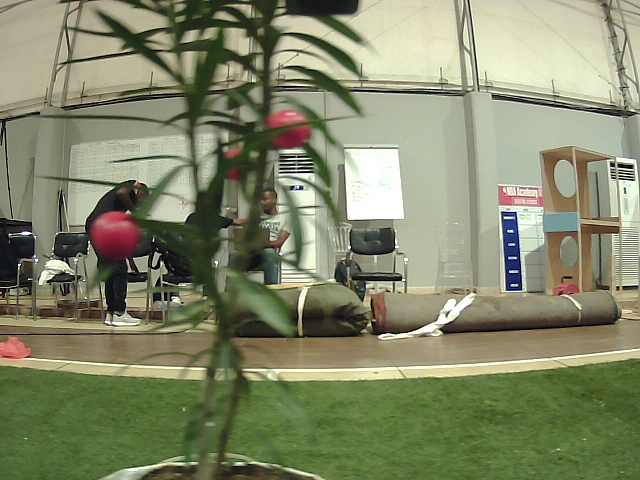
#> input picture notebooks/imagens/right_image_149.png, 640 x 480 px
$ jupyter execute ye_detection.ipynb
#> lines starting #> are read from the running program, lines starting #| are printed output that depends on the picture; after the words box and inside, x2 and y2 are one past the last pixel; in counts of white or black regions, pixels touching at a corner belong together
[cell 1]
import numpy as np
import cv2

[cell 2]
#image = cv2.imread('./imagens/left_image_150.png')
image = cv2.imread('./imagens/right_image_149.png')
#> image is the input picture: shape (480, 640, 3); mean B, G, R 105.6, 135.6, 130.9
if image is None:
    print("Erro ao carregar a imagem.")

[cell 3]
# # Definir a altura limite para a máscara
# height_limit = 200# Ajuste conforme necessário

# # Criar uma máscara do mesmo tamanho que a imagem
# mask = np.zeros(image.shape[:2], dtype=np.uint8)

# # Preencher a parte inferior da máscara com branco (1)
# mask[height_limit:, :] = 255

# # Aplicar a máscara na imagem para a detecção
# # Usando a máscara para limitar a área de detecção
# image_masked = cv2.bitwise_and(image, image, mask=mask)

[cell 4]
hsv_image = cv2.cvtColor(image, cv2.COLOR_BGR2HSV)
#> hsv_image: shape (480, 640, 3); mean H, S, V 38.2, 73.3, 139.4

[cell 5]
# [15 lines of commented-out code are left out]

[cell 6]
#filter left camera


# lower_red1 = np.array([0, 100, 100])
# upper_red1 = np.array([10, 255, 255])
# mask1 = cv2.inRange(hsv_image, lower_red1, upper_red1)

lower_red2 = np.array([160, 100, 100])
upper_red2 = np.array([180, 255, 255])
mask2 = cv2.inRange(hsv_image, lower_red2, upper_red2)
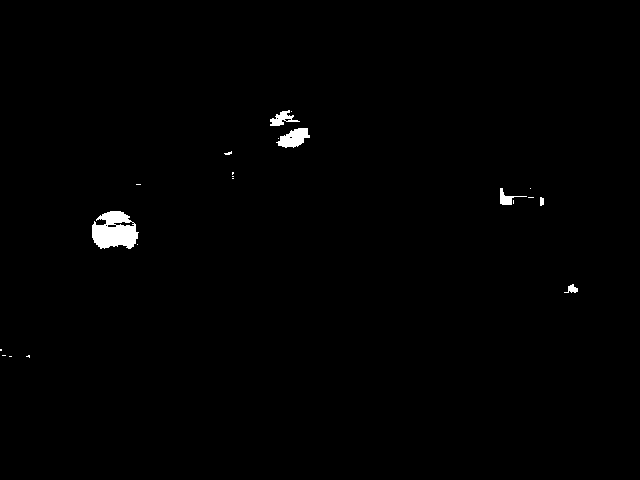
#> mask2: shape (480, 640); 0.72% white; 21 white regions (15 under 20 px), largest, box (x1, y1, x2, y2) and area: (92, 211, 139, 249) 1261, (276, 128, 310, 148) 411, (270, 110, 300, 126) 218, (500, 188, 527, 205) 152, (564, 284, 578, 293) 67, (540, 197, 544, 206) 32

lower_red3 = np.array([170, 50, 30])
upper_red3 = np.array([180, 255, 255])
mask3 = cv2.inRange(hsv_image, lower_red3, upper_red3)
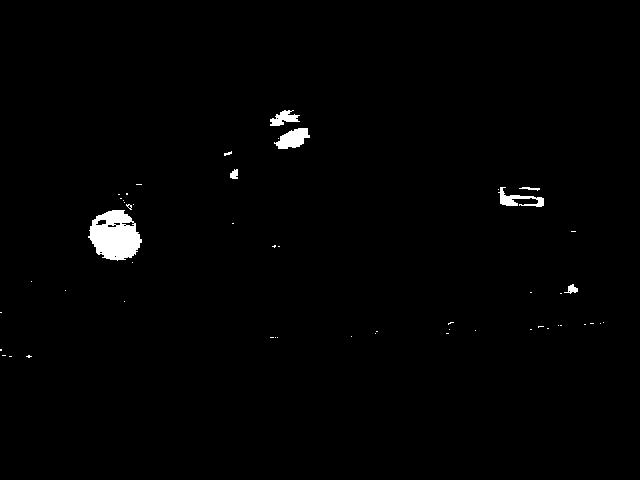
#> mask3: shape (480, 640); 1.1% white; 52 white regions (44 under 20 px), largest, box (x1, y1, x2, y2) and area: (88, 210, 142, 261) 1896, (274, 128, 310, 149) 465, (498, 187, 544, 207) 355

mask =  mask2 | mask3

[cell 7]
kernel = np.ones((7, 7), np.uint8)
mask = cv2.morphologyEx(mask, cv2.MORPH_OPEN, kernel)
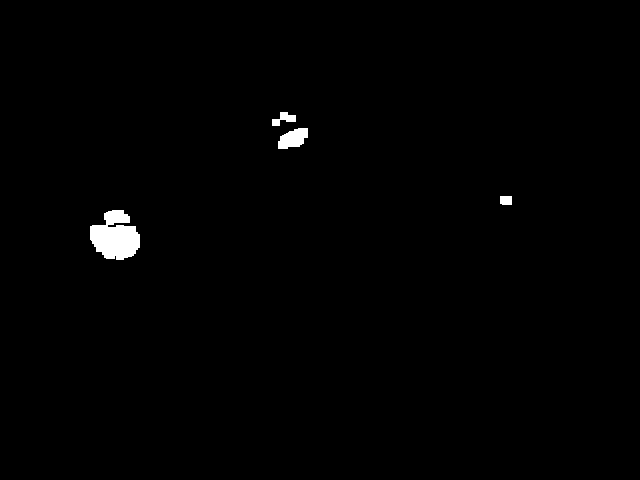
#> mask: shape (480, 640); 0.8% white; 4 white regions, box (x1, y1, x2, y2) and area: (90, 210, 140, 260) 1738, (278, 128, 308, 149) 443, (272, 112, 296, 126) 180, (500, 196, 512, 205) 106

[cell 8]
blurred = cv2.GaussianBlur(mask, (9, 9), 10)

[cell 9]
# Detectar círculos usando a Transformada de Hough
circles = cv2.HoughCircles(blurred, cv2.HOUGH_GRADIENT, dp=1, minDist=20,
                            param1=100, param2=20, minRadius=10, maxRadius=50)
#> circles = [[116.5, 233.5, 25.7]]

[cell 10]
rects = []

if circles is not None:
    circles = np.uint16(np.around(circles))
#> circles = [[116, 234, 26]]
    for i in circles[0, :]:
        start_x, start_y = i[0] - i[2], i[1] - i[2]
        end_x, end_y = start_x + 2 * i[2], start_y + 2 * i[2]
        cv2.rectangle(image, (start_x, start_y), (end_x, end_y), (0, 255, 0), 2)
        rects.append(np.array((start_x, start_y, end_x, end_y), dtype="int"))
#> this loop made 1 pass
#> (i, start_x, start_y, end_x, end_y) on pass 1: ([116, 234, 26], 90, 208, 142, 260)
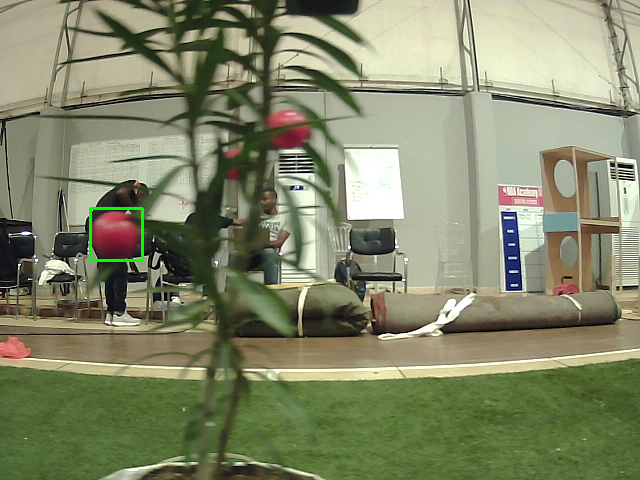
#> image: shape (480, 640, 3); 0.2% of pixels changed, all inside (x1, y1, x2, y2) = (89, 207, 144, 262)
#> after the loop, rects = [[90, 208, 142, 260]]

$ run again, with notebooks/imagens/left_image_150.png copied over notebooks/imagens/right_image_149.png
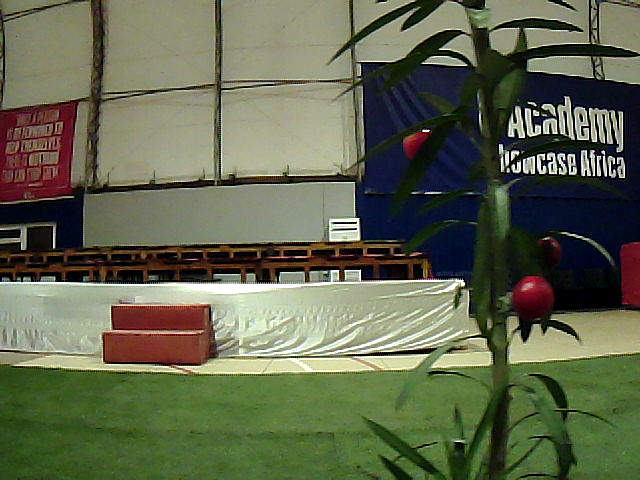
#> input picture notebooks/imagens/left_image_150.png, 640 x 480 px
#> image is the input picture: shape (480, 640, 3); mean B, G, R 77.5, 101.7, 96.5
#> hsv_image: shape (480, 640, 3); mean H, S, V 48.7, 105.8, 108.6
#> `mask2 = cv2.inRange(hsv_image, lower_red2, upper_red2)`:
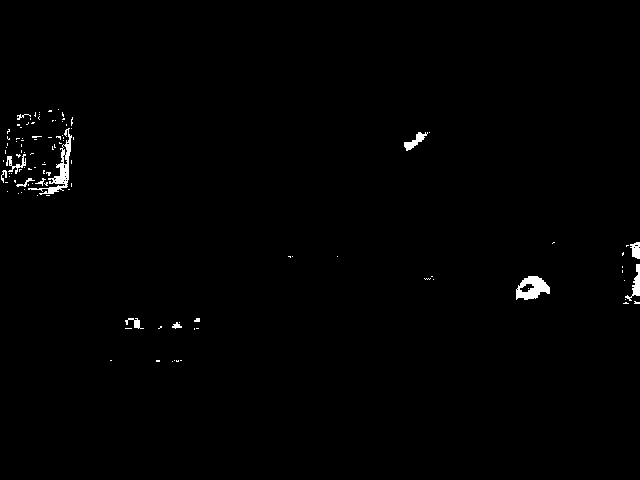
#> mask2: shape (480, 640); 0.76% white; 111 white regions (98 under 20 px), largest, box (x1, y1, x2, y2) and area: (28, 128, 72, 195) 580, (516, 276, 550, 300) 503, (625, 264, 640, 301) 192
#> mask3: shape (480, 640); 2.3% white; 117 white regions (101 under 20 px), largest, box (x1, y1, x2, y2) and area: (0, 102, 80, 202) 3402, (512, 276, 555, 320) 1325, (620, 242, 640, 308) 1096
#> `mask = cv2.morphologyEx(mask, cv2.MORPH_OPEN, kernel)`:
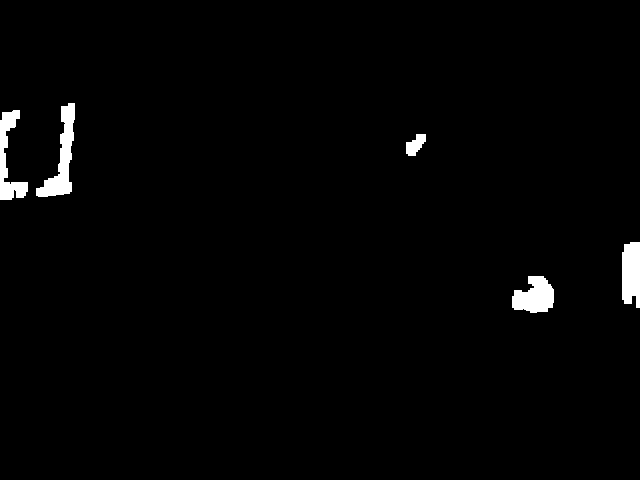
#> mask: shape (480, 640); 1.6% white; 5 white regions, box (x1, y1, x2, y2) and area: (36, 103, 75, 197) 1398, (512, 276, 554, 313) 1110, (0, 110, 28, 200) 1083, (622, 242, 640, 308) 1060, (406, 134, 426, 156) 276
#> circles = None

$ run again, with notebooks/imagens/right_image_115.png copied over notebooks/imagens/right_image_149.png
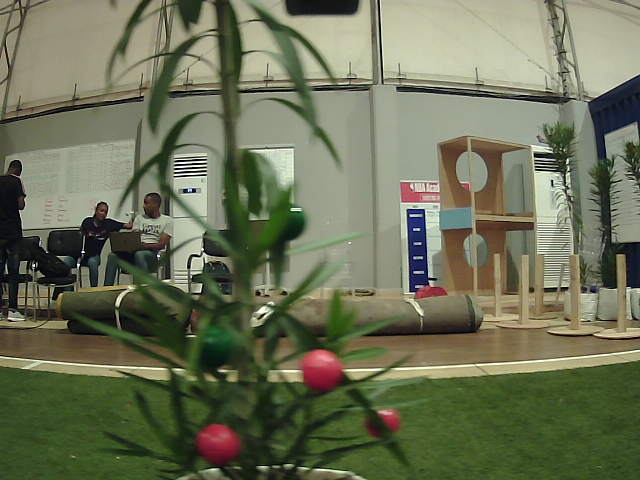
#> input picture notebooks/imagens/right_image_115.png, 640 x 480 px
#> image is the input picture: shape (480, 640, 3); mean B, G, R 86.8, 113.1, 108
#> hsv_image: shape (480, 640, 3); mean H, S, V 41.2, 80.9, 116.8
#> `mask2 = cv2.inRange(hsv_image, lower_red2, upper_red2)`:
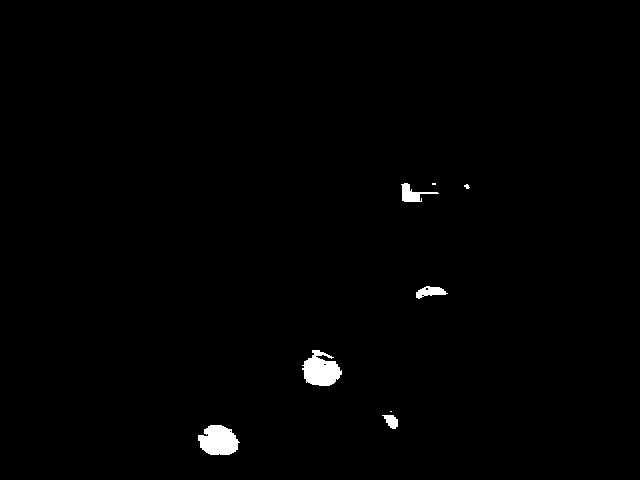
#> mask2: shape (480, 640); 0.84% white; 8 white regions (3 under 20 px), largest, box (x1, y1, x2, y2) and area: (302, 350, 342, 386) 954, (198, 425, 240, 455) 939, (401, 183, 439, 202) 293, (416, 286, 448, 299) 234, (382, 415, 398, 429) 142
#> mask3: shape (480, 640); 1.1% white; 40 white regions (33 under 20 px), largest, box (x1, y1, x2, y2) and area: (196, 425, 240, 466) 1262, (302, 350, 342, 391) 1121, (400, 182, 440, 203) 393
#> mask: shape (480, 640); 0.88% white; 5 white regions, box (x1, y1, x2, y2) and area: (198, 425, 238, 465) 1202, (304, 357, 342, 391) 1006, (402, 184, 420, 203) 270, (386, 415, 398, 427) 122, (428, 287, 442, 295) 110
#> `circles = cv2.HoughCircles(blurred, cv2.HOUGH_GRADIENT, dp=1, minDist=..`: circles = [[321.5, 371.5, 18.8], [215.5, 445.5, 21]]
#> `circles = np.uint16(np.around(circles))`: circles = [[322, 372, 19], [216, 446, 21]]
#> the loop `for i in circles[0, :]:` made 2 passes
#> (i, start_x, start_y, end_x, end_y) on passes 1 to 2: ([322, 372, 19], 303, 353, 341, 391), ([216, 446, 21], 195, 425, 237, 467)
#> after the loop `for i in circles[0, :]:`:
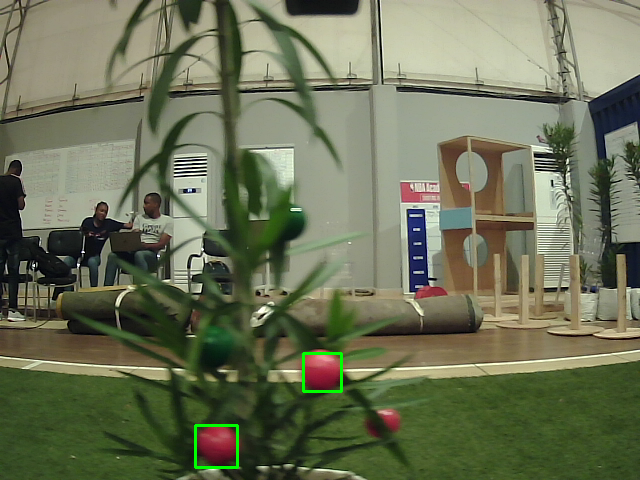
#> image: shape (480, 640, 3); 0.31% of pixels changed, all inside (x1, y1, x2, y2) = (194, 352, 343, 469)
#> after the loop `for i in circles[0, :]:`: rects = [[303, 353, 341, 391], [195, 425, 237, 467]]
